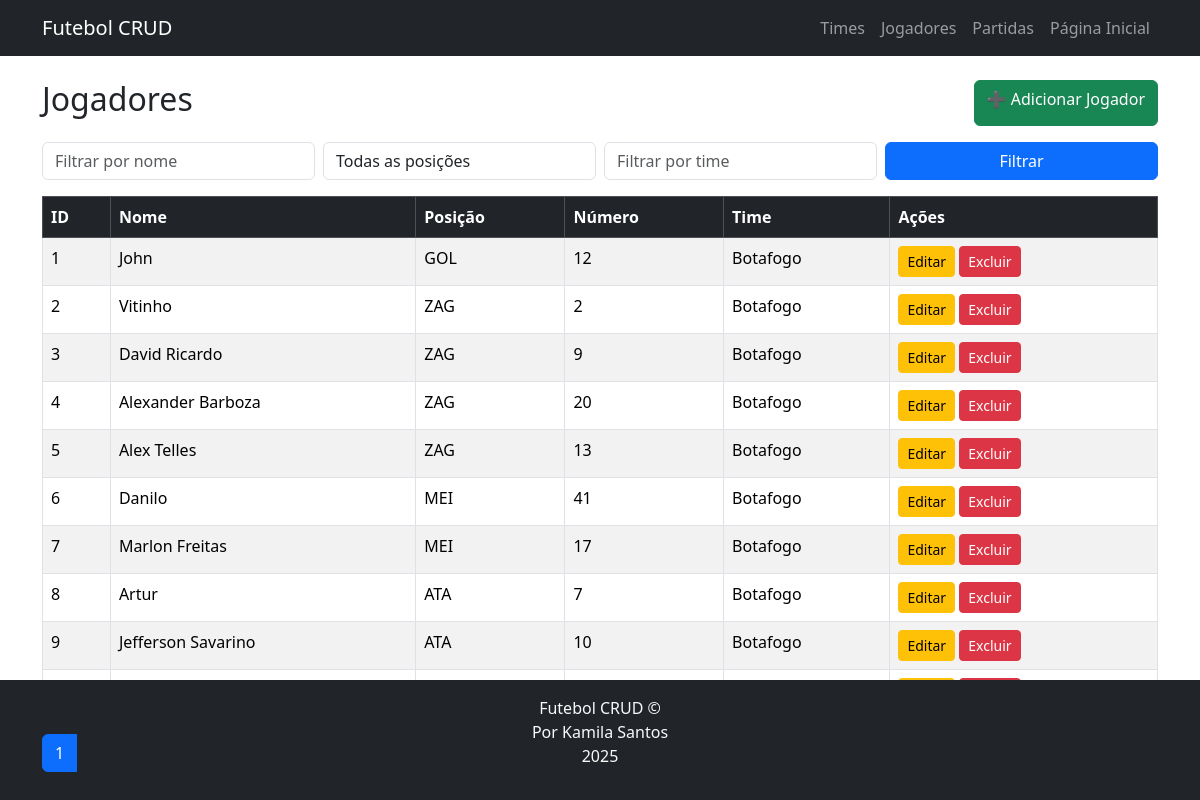
Page /public/jogadores/read.php on the committed database.
### tables this page shows
CREATE TABLE jogadores (
    id INT AUTO_INCREMENT PRIMARY KEY,
    nome VARCHAR(100) NOT NULL,
    posicao VARCHAR(30) NOT NULL,
    numero_camisa INT NOT NULL,
    time_id INT,
    FOREIGN KEY (time_id) REFERENCES times(id)
);

CREATE TABLE times (
    id INT AUTO_INCREMENT PRIMARY KEY,
    nome VARCHAR(100) NOT NULL,
    cidade VARCHAR(100) NOT NULL
);

### public/jogadores/read.php (the view, shortened to what this page needs)
<?php
include('../../includes/db.php');
include('../../includes/header.php');
$nomeFiltro = $_GET['nome'] ?? '';
$posicaoFiltro = $_GET['posicao'] ?? '';
$timeFiltro = $_GET['time'] ?? '';
$pagina = isset($_GET['pagina']) ? max(1, intval($_GET['pagina'])) : 1;
$itens_por_pagina = 10;
$offset = ($pagina - 1) * $itens_por_pagina;
$sqlCount = "SELECT COUNT(*) as total
             FROM jogadores j
             LEFT JOIN times t ON j.time_id = t.id
             WHERE 1=1";
$stmtCount = $mysqli->prepare($sqlCount);
$stmtCount->execute();
$total_registros = $stmtCount->get_result()->fetch_assoc()['total'];
$total_paginas = max(1, ceil($total_registros / $itens_por_pagina));
$sql = "SELECT j.id, j.nome, j.posicao, j.numero_camisa, t.nome AS nome_time
        FROM jogadores j
        LEFT JOIN times t ON j.time_id = t.id
        WHERE 1=1";
$params = [];
$types = "";
$sql .= " ORDER BY id ASC LIMIT ?, ?";
$params[] = $offset;
$params[] = $itens_por_pagina;
$types .= "ii";
$stmt = $mysqli->prepare($sql);
$stmt->bind_param($types, ...$params);
$stmt->execute();
$result = $stmt->get_result();
?>
<div class="d-flex justify-content-between mb-3">
    <h2>Jogadores</h2>
    <a class="btn btn-success" href="create.php">➕ Adicionar Jogador</a>
</div>
<form method="GET" class="row g-2 mb-3">
    <div class="col-md-3">
        <input type="text" name="nome" value="<?= htmlspecialchars($nomeFiltro) ?>" class="form-control" placeholder="Filtrar por nome">
    </div>
    <div class="col-md-3">
        <select name="posicao" class="form-control">
            <option value="">Todas as posições</option>
        </select>
    </div>
    <div class="col-md-3">
        <input type="text" name="time" value="<?= htmlspecialchars($timeFiltro) ?>" class="form-control" placeholder="Filtrar por time">
    </div>
    <div class="col-md-3">
        <button type="submit" class="btn btn-primary w-100">Filtrar</button>
    </div>
</form>
<table class="table table-striped table-bordered">
    <thead class="table-dark">
        <tr>
            <th>ID</th>
            <th>Nome</th>
            <th>Posição</th>
            <th>Número</th>
            <th>Time</th>
            <th>Ações</th>
        </tr>
    </thead>
    <tbody>
        <?php if ($result->num_rows > 0): ?>
            <?php while($row = $result->fetch_assoc()): ?>
                <tr>
                    <td><?= $row['id'] ?></td>
                    <td><?= htmlspecialchars($row['nome']) ?></td>
                    <td><?= htmlspecialchars($row['posicao']) ?></td>
                    <td><?= htmlspecialchars($row['numero_camisa']) ?></td>
                    <td><?= $row['nome_time'] ?? '—' ?></td>
                    <td>
                        <a class="btn btn-sm btn-warning" href="update.php?id=<?= $row['id'] ?>">Editar</a>
                        <a class="btn btn-sm btn-danger" href="delete.php?id=<?= $row['id'] ?>"
                           onclick="return confirm('Deseja realmente excluir este jogador?')">Excluir</a>
                    </td>
                </tr>
            <?php endwhile; ?>
        <?php else: ?>
            <tr><td colspan="6" class="text-center">Nenhum jogador encontrado.</td></tr>
        <?php endif; ?>
    </tbody>
</table>
<nav>
    <ul class="pagination">
        <?php for($i=1; $i<=$total_paginas; $i++): ?>
            <li class="page-item <?= ($i == $pagina) ? 'active' : '' ?>">
                <a class="page-link"
                   href="?pagina=<?= $i ?>&nome=<?= urlencode($nomeFiltro) ?>&posicao=<?= urlencode($posicaoFiltro) ?>&time=<?= urlencode($timeFiltro) ?>">
                    <?= $i ?>
                </a>
            </li>
        <?php endfor; ?>
    </ul>
</nav>
<?php include('../../includes/footer.php'); ?>
<link rel="stylesheet" href="../../style/style.css">

### includes/header.php (shortened to what this page needs)
<!DOCTYPE html>
<html lang="pt-BR">
<head>
    <link href="https://cdn.jsdelivr.net/npm/bootstrap@5.3.2/dist/css/bootstrap.min.css" rel="stylesheet">
</head>
<body>
<nav class="navbar navbar-expand-lg navbar-dark bg-dark mb-4">
    <div class="container">
        <a class="navbar-brand" href="/futebol_crud/public/index.php"> Futebol CRUD
        </a>
        <div>
            <ul class="navbar-nav me-auto mb-2 mb-lg-0">
                <li class="nav-item"><a class="nav-link" href="../../public/times/read.php">Times</a></li>
                <li class="nav-item"><a class="nav-link" href="../../public/jogadores/read.php">Jogadores</a></li>
                <li class="nav-item"><a class="nav-link" href="../../public/partidas/read.php">Partidas</a></li>
                <li class="nav-item"><a class="nav-link" href="../../public/index.php">Página Inicial</a></li>
            </ul>
        </div>
    </div>
</nav>
<div class="container">

### includes/footer.php (shortened to what this page needs)
</div>
<footer class="bg-dark text-light text-center py-3 mt-4 rodape">
  <p>Futebol CRUD © <br> Por Kamila Santos <br> <?= date("Y") ?></p>
</footer>
<link rel="stylesheet" href="./style/style.css">
</body>
</html>

### style/style.css (style rules this page uses)
body { font-family: 'Segoe UI', Tahoma, Geneva, Verdana, sans-serif; }
.rodape { position: absolute; bottom:0%; width: 100%; }

### rows in the picture
jogadores: id "1", nome "John", posicao "GOL", numero_camisa "12", time.nome "Botafogo"
jogadores: id "2", nome "Vitinho", posicao "ZAG", numero_camisa "2", time.nome "Botafogo"
jogadores: id "3", nome "David Ricardo", posicao "ZAG", numero_camisa "9", time.nome "Botafogo"
jogadores: id "4", nome "Alexander Barboza", posicao "ZAG", numero_camisa "20", time.nome "Botafogo"
jogadores: id "5", nome "Alex Telles", posicao "ZAG", numero_camisa "13", time.nome "Botafogo"
jogadores: id "6", nome "Danilo", posicao "MEI", numero_camisa "41", time.nome "Botafogo"
jogadores: id "7", nome "Marlon Freitas", posicao "MEI", numero_camisa "17", time.nome "Botafogo"
jogadores: id "8", nome "Artur", posicao "ATA", numero_camisa "7", time.nome "Botafogo"
jogadores: id "9", nome "Jefferson Savarino", posicao "ATA", numero_camisa "10", time.nome "Botafogo"
